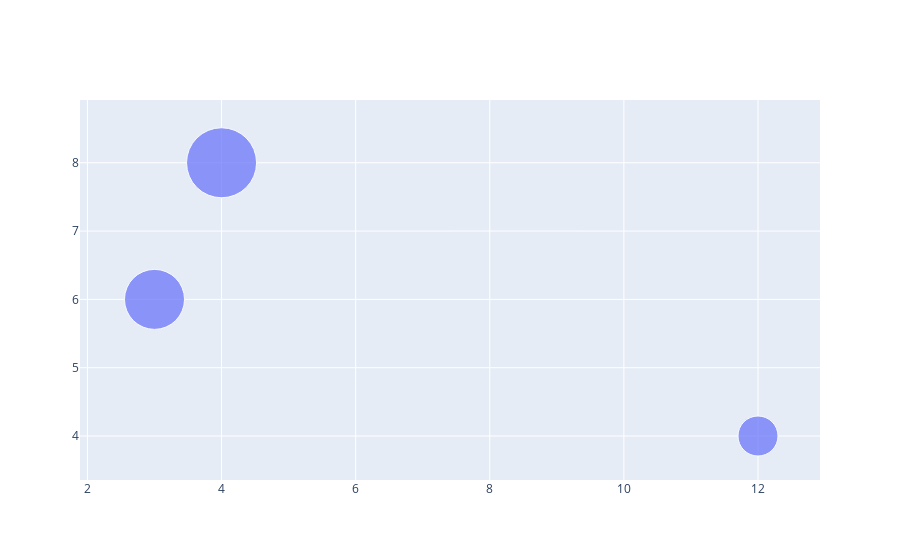

The notebook cell this image was saved under:
### Code cell
# increase the size.

import plotly.graph_objects as go

x = [12,3,4]
y = [4,6,8,10]

fig = go.Figure(go.Scatter(x=x,y=y, mode = 'markers', marker_size =[40,60,70,80]))
fig.show()

### Figure 1 — Plotly figure (JSON) as saved in the notebook; plotly's stock layout.template omitted (floating-point values rounded to 4 significant figures)
{"data": [{"marker": {"size": [40, 60, 70, 80]}, "mode": "markers", "type": "scatter", "x": [12, 3, 4], "y": [4, 6, 8, 10]}], "layout": {"autosize": true, "xaxis": {"autorange": true, "range": [2.025, 12.83], "type": "linear"}, "yaxis": {"autorange": true, "range": [2.542, 10.26], "type": "linear"}}}
